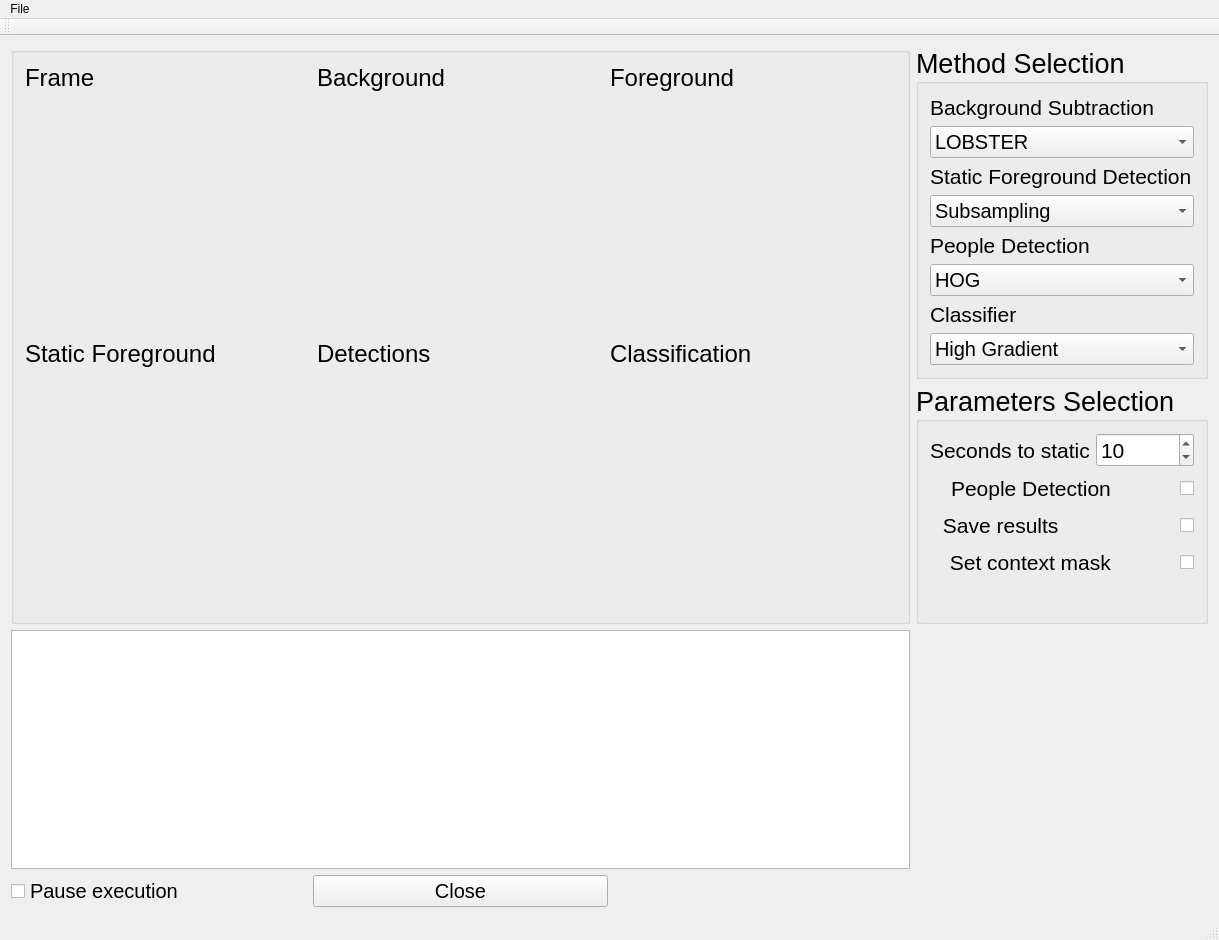
<?xml version="1.0" encoding="UTF-8"?>
<ui version="4.0">
 <class>MainWindow</class>
 <widget class="QMainWindow" name="MainWindow">
  <property name="geometry">
   <rect>
    <x>0</x>
    <y>0</y>
    <width>1219</width>
    <height>940</height>
   </rect>
  </property>
  <property name="windowTitle">
   <string>System</string>
  </property>
  <widget class="QWidget" name="centralWidget">
   <layout class="QGridLayout" name="gridLayout">
    <item row="0" column="0" rowspan="2" colspan="3">
     <widget class="QGroupBox" name="groupBox">
      <property name="sizePolicy">
       <sizepolicy hsizetype="Expanding" vsizetype="Expanding">
        <horstretch>0</horstretch>
        <verstretch>0</verstretch>
       </sizepolicy>
      </property>
      <property name="minimumSize">
       <size>
        <width>0</width>
        <height>500</height>
       </size>
      </property>
      <property name="title">
       <string/>
      </property>
      <layout class="QGridLayout" name="gridLayout_2">
       <item row="1" column="0">
        <widget class="ImageWidget" name="widgetFrame" native="true">
         <property name="sizePolicy">
          <sizepolicy hsizetype="Expanding" vsizetype="Expanding">
           <horstretch>1</horstretch>
           <verstretch>1</verstretch>
          </sizepolicy>
         </property>
         <property name="font">
          <font>
           <weight>50</weight>
           <bold>false</bold>
          </font>
         </property>
         <layout class="QGridLayout" name="gridLayout_8" rowstretch="0" columnstretch="0"/>
        </widget>
       </item>
       <item row="3" column="2">
        <widget class="ImageWidget" name="widgetClassification" native="true">
         <property name="sizePolicy">
          <sizepolicy hsizetype="Expanding" vsizetype="Expanding">
           <horstretch>1</horstretch>
           <verstretch>1</verstretch>
          </sizepolicy>
         </property>
         <property name="font">
          <font>
           <weight>50</weight>
           <bold>false</bold>
          </font>
         </property>
         <layout class="QGridLayout" name="gridLayout_3" rowstretch="0" columnstretch="0"/>
        </widget>
       </item>
       <item row="3" column="0">
        <widget class="ImageWidget" name="widgetStaticForeground" native="true">
         <property name="sizePolicy">
          <sizepolicy hsizetype="Expanding" vsizetype="Expanding">
           <horstretch>1</horstretch>
           <verstretch>1</verstretch>
          </sizepolicy>
         </property>
         <property name="font">
          <font>
           <weight>50</weight>
           <bold>false</bold>
          </font>
         </property>
         <layout class="QGridLayout" name="gridLayout_5" rowstretch="0" columnstretch="0"/>
        </widget>
       </item>
       <item row="1" column="2">
        <widget class="ImageWidget" name="widgetForeground" native="true">
         <property name="sizePolicy">
          <sizepolicy hsizetype="Expanding" vsizetype="Expanding">
           <horstretch>1</horstretch>
           <verstretch>1</verstretch>
          </sizepolicy>
         </property>
         <layout class="QGridLayout" name="gridLayout_6" rowstretch="0" columnstretch="0"/>
        </widget>
       </item>
       <item row="1" column="1">
        <widget class="ImageWidget" name="widgetBackground" native="true">
         <property name="sizePolicy">
          <sizepolicy hsizetype="Expanding" vsizetype="Expanding">
           <horstretch>1</horstretch>
           <verstretch>1</verstretch>
          </sizepolicy>
         </property>
         <layout class="QGridLayout" name="gridLayout_7" rowstretch="0" columnstretch="0"/>
        </widget>
       </item>
       <item row="3" column="1">
        <widget class="ImageWidget" name="widgetPeopleDetection" native="true">
         <property name="sizePolicy">
          <sizepolicy hsizetype="Expanding" vsizetype="Expanding">
           <horstretch>1</horstretch>
           <verstretch>1</verstretch>
          </sizepolicy>
         </property>
         <property name="font">
          <font>
           <weight>50</weight>
           <bold>false</bold>
          </font>
         </property>
         <layout class="QGridLayout" name="gridLayout_4" rowstretch="0" columnstretch="0"/>
        </widget>
       </item>
       <item row="2" column="0">
        <widget class="QLabel" name="label_4">
         <property name="sizePolicy">
          <sizepolicy hsizetype="MinimumExpanding" vsizetype="Fixed">
           <horstretch>0</horstretch>
           <verstretch>0</verstretch>
          </sizepolicy>
         </property>
         <property name="font">
          <font>
           <pointsize>18</pointsize>
          </font>
         </property>
         <property name="text">
          <string>Static Foreground</string>
         </property>
        </widget>
       </item>
       <item row="2" column="1">
        <widget class="QLabel" name="label_9">
         <property name="sizePolicy">
          <sizepolicy hsizetype="MinimumExpanding" vsizetype="Fixed">
           <horstretch>0</horstretch>
           <verstretch>0</verstretch>
          </sizepolicy>
         </property>
         <property name="font">
          <font>
           <pointsize>18</pointsize>
          </font>
         </property>
         <property name="text">
          <string>Detections</string>
         </property>
        </widget>
       </item>
       <item row="2" column="2">
        <widget class="QLabel" name="label_10">
         <property name="sizePolicy">
          <sizepolicy hsizetype="MinimumExpanding" vsizetype="Fixed">
           <horstretch>0</horstretch>
           <verstretch>0</verstretch>
          </sizepolicy>
         </property>
         <property name="font">
          <font>
           <pointsize>18</pointsize>
          </font>
         </property>
         <property name="text">
          <string>Classification</string>
         </property>
        </widget>
       </item>
       <item row="0" column="0">
        <widget class="QLabel" name="label">
         <property name="sizePolicy">
          <sizepolicy hsizetype="MinimumExpanding" vsizetype="Fixed">
           <horstretch>0</horstretch>
           <verstretch>0</verstretch>
          </sizepolicy>
         </property>
         <property name="font">
          <font>
           <pointsize>18</pointsize>
          </font>
         </property>
         <property name="text">
          <string>Frame</string>
         </property>
        </widget>
       </item>
       <item row="0" column="1">
        <widget class="QLabel" name="label_2">
         <property name="sizePolicy">
          <sizepolicy hsizetype="MinimumExpanding" vsizetype="Minimum">
           <horstretch>0</horstretch>
           <verstretch>0</verstretch>
          </sizepolicy>
         </property>
         <property name="font">
          <font>
           <pointsize>18</pointsize>
           <weight>50</weight>
           <italic>false</italic>
           <bold>false</bold>
           <strikeout>false</strikeout>
           <kerning>true</kerning>
          </font>
         </property>
         <property name="text">
          <string>Background</string>
         </property>
        </widget>
       </item>
       <item row="0" column="2">
        <widget class="QLabel" name="label_3">
         <property name="sizePolicy">
          <sizepolicy hsizetype="MinimumExpanding" vsizetype="Minimum">
           <horstretch>0</horstretch>
           <verstretch>0</verstretch>
          </sizepolicy>
         </property>
         <property name="font">
          <font>
           <pointsize>18</pointsize>
           <weight>50</weight>
           <italic>false</italic>
           <bold>false</bold>
           <strikeout>false</strikeout>
           <kerning>true</kerning>
          </font>
         </property>
         <property name="text">
          <string>Foreground</string>
         </property>
        </widget>
       </item>
      </layout>
      <zorder>widgetFrame</zorder>
      <zorder>widgetBackground</zorder>
      <zorder>label</zorder>
      <zorder>label_2</zorder>
      <zorder>widgetForeground</zorder>
      <zorder>label_3</zorder>
      <zorder>widgetStaticForeground</zorder>
      <zorder>label_4</zorder>
      <zorder>label_9</zorder>
      <zorder>widgetPeopleDetection</zorder>
      <zorder>label_10</zorder>
      <zorder>widgetClassification</zorder>
     </widget>
    </item>
    <item row="2" column="0" colspan="3">
     <widget class="QTextBrowser" name="textBrowser">
      <property name="sizePolicy">
       <sizepolicy hsizetype="Expanding" vsizetype="MinimumExpanding">
        <horstretch>0</horstretch>
        <verstretch>0</verstretch>
       </sizepolicy>
      </property>
     </widget>
    </item>
    <item row="4" column="1">
     <widget class="QPushButton" name="pushButtonClose">
      <property name="font">
       <font>
        <pointsize>15</pointsize>
       </font>
      </property>
      <property name="text">
       <string>Close</string>
      </property>
     </widget>
    </item>
    <item row="0" column="3">
     <widget class="QGroupBox" name="groupBox_2">
      <property name="font">
       <font>
        <pointsize>20</pointsize>
       </font>
      </property>
      <property name="title">
       <string>Method Selection</string>
      </property>
      <layout class="QVBoxLayout" name="verticalLayout_2">
       <item>
        <widget class="QLabel" name="label_5">
         <property name="font">
          <font>
           <pointsize>16</pointsize>
          </font>
         </property>
         <property name="text">
          <string>Background Subtraction</string>
         </property>
        </widget>
       </item>
       <item>
        <widget class="QComboBox" name="comboBoxBKG">
         <property name="font">
          <font>
           <pointsize>15</pointsize>
          </font>
         </property>
         <item>
          <property name="text">
           <string>LOBSTER</string>
          </property>
         </item>
         <item>
          <property name="text">
           <string>PAWCS</string>
          </property>
         </item>
         <item>
          <property name="text">
           <string>MOG2</string>
          </property>
         </item>
         <item>
          <property name="text">
           <string>KNN</string>
          </property>
         </item>
         <item>
          <property name="text">
           <string>IMBS</string>
          </property>
         </item>
        </widget>
       </item>
       <item>
        <widget class="QLabel" name="label_6">
         <property name="font">
          <font>
           <pointsize>16</pointsize>
          </font>
         </property>
         <property name="text">
          <string>Static Foreground Detection</string>
         </property>
        </widget>
       </item>
       <item>
        <widget class="QComboBox" name="comboBoxSFGD">
         <property name="font">
          <font>
           <pointsize>15</pointsize>
          </font>
         </property>
         <item>
          <property name="text">
           <string>Subsampling</string>
          </property>
         </item>
         <item>
          <property name="text">
           <string>Accumulative Mask</string>
          </property>
         </item>
        </widget>
       </item>
       <item>
        <widget class="QLabel" name="label_7">
         <property name="font">
          <font>
           <pointsize>16</pointsize>
          </font>
         </property>
         <property name="text">
          <string>People Detection</string>
         </property>
        </widget>
       </item>
       <item>
        <widget class="QComboBox" name="comboBoxPD">
         <property name="font">
          <font>
           <pointsize>15</pointsize>
          </font>
         </property>
         <item>
          <property name="text">
           <string>HOG</string>
          </property>
         </item>
         <item>
          <property name="text">
           <string>DPM</string>
          </property>
         </item>
         <item>
          <property name="text">
           <string>Haar Upper Body</string>
          </property>
         </item>
         <item>
          <property name="text">
           <string>Haar Frontal Face</string>
          </property>
         </item>
         <item>
          <property name="text">
           <string>Haar Full Body</string>
          </property>
         </item>
        </widget>
       </item>
       <item>
        <widget class="QLabel" name="label_8">
         <property name="font">
          <font>
           <pointsize>16</pointsize>
          </font>
         </property>
         <property name="text">
          <string>Classifier</string>
         </property>
        </widget>
       </item>
       <item>
        <widget class="QComboBox" name="comboBoxClassifier">
         <property name="font">
          <font>
           <pointsize>15</pointsize>
          </font>
         </property>
         <item>
          <property name="text">
           <string>High Gradient</string>
          </property>
         </item>
         <item>
          <property name="text">
           <string>Histogram</string>
          </property>
         </item>
        </widget>
       </item>
      </layout>
      <zorder>comboBoxBKG</zorder>
      <zorder>comboBoxSFGD</zorder>
      <zorder>label_6</zorder>
      <zorder>label_5</zorder>
      <zorder>comboBoxPD</zorder>
      <zorder>comboBoxClassifier</zorder>
      <zorder>label_8</zorder>
      <zorder>label_7</zorder>
     </widget>
    </item>
    <item row="4" column="0">
     <widget class="QCheckBox" name="PauseButton">
      <property name="enabled">
       <bool>true</bool>
      </property>
      <property name="font">
       <font>
        <pointsize>15</pointsize>
       </font>
      </property>
      <property name="text">
       <string>Pause execution</string>
      </property>
      <property name="checked">
       <bool>false</bool>
      </property>
     </widget>
    </item>
    <item row="1" column="3">
     <widget class="QGroupBox" name="groupBox_3">
      <property name="sizePolicy">
       <sizepolicy hsizetype="Maximum" vsizetype="MinimumExpanding">
        <horstretch>0</horstretch>
        <verstretch>0</verstretch>
       </sizepolicy>
      </property>
      <property name="font">
       <font>
        <pointsize>20</pointsize>
       </font>
      </property>
      <property name="title">
       <string>Parameters Selection</string>
      </property>
      <layout class="QFormLayout" name="formLayout">
       <item row="0" column="1">
        <widget class="QSpinBox" name="spinBoxSecs">
         <property name="font">
          <font>
           <pointsize>16</pointsize>
          </font>
         </property>
         <property name="maximum">
          <number>20</number>
         </property>
         <property name="value">
          <number>10</number>
         </property>
        </widget>
       </item>
       <item row="0" column="0">
        <widget class="QLabel" name="label_15">
         <property name="font">
          <font>
           <pointsize>16</pointsize>
          </font>
         </property>
         <property name="text">
          <string>Seconds to static</string>
         </property>
        </widget>
       </item>
       <item row="1" column="0" colspan="2">
        <widget class="QCheckBox" name="PeopleDetectionButton">
         <property name="sizePolicy">
          <sizepolicy hsizetype="Preferred" vsizetype="Fixed">
           <horstretch>0</horstretch>
           <verstretch>0</verstretch>
          </sizepolicy>
         </property>
         <property name="font">
          <font>
           <pointsize>16</pointsize>
          </font>
         </property>
         <property name="layoutDirection">
          <enum>Qt::RightToLeft</enum>
         </property>
         <property name="text">
          <string>People Detection           </string>
         </property>
        </widget>
       </item>
       <item row="2" column="0" colspan="2">
        <widget class="QCheckBox" name="SaveResultsButton">
         <property name="sizePolicy">
          <sizepolicy hsizetype="Preferred" vsizetype="Fixed">
           <horstretch>0</horstretch>
           <verstretch>0</verstretch>
          </sizepolicy>
         </property>
         <property name="font">
          <font>
           <pointsize>16</pointsize>
          </font>
         </property>
         <property name="layoutDirection">
          <enum>Qt::RightToLeft</enum>
         </property>
         <property name="text">
          <string>Save results                    </string>
         </property>
        </widget>
       </item>
       <item row="3" column="0" colspan="2">
        <widget class="QCheckBox" name="ContextMaskButton">
         <property name="sizePolicy">
          <sizepolicy hsizetype="Preferred" vsizetype="Fixed">
           <horstretch>0</horstretch>
           <verstretch>0</verstretch>
          </sizepolicy>
         </property>
         <property name="font">
          <font>
           <pointsize>16</pointsize>
          </font>
         </property>
         <property name="layoutDirection">
          <enum>Qt::RightToLeft</enum>
         </property>
         <property name="text">
          <string>Set context mask           </string>
         </property>
        </widget>
       </item>
      </layout>
     </widget>
    </item>
   </layout>
   <zorder>groupBox_2</zorder>
   <zorder>PauseButton</zorder>
   <zorder>pushButtonClose</zorder>
   <zorder>textBrowser</zorder>
   <zorder>groupBox</zorder>
   <zorder>groupBox_3</zorder>
  </widget>
  <widget class="QMenuBar" name="menuBar">
   <property name="geometry">
    <rect>
     <x>0</x>
     <y>0</y>
     <width>1219</width>
     <height>22</height>
    </rect>
   </property>
   <widget class="QMenu" name="menuFile">
    <property name="title">
     <string>File</string>
    </property>
    <addaction name="actionOpen"/>
   </widget>
   <addaction name="menuFile"/>
  </widget>
  <widget class="QToolBar" name="mainToolBar">
   <attribute name="toolBarArea">
    <enum>TopToolBarArea</enum>
   </attribute>
   <attribute name="toolBarBreak">
    <bool>false</bool>
   </attribute>
  </widget>
  <widget class="QStatusBar" name="statusBar"/>
  <action name="actionOpen">
   <property name="text">
    <string>Open</string>
   </property>
  </action>
 </widget>
 <layoutdefault spacing="6" margin="11"/>
 <customwidgets>
  <customwidget>
   <class>ImageWidget</class>
   <extends>QWidget</extends>
   <header location="global">imagewidget.h</header>
   <container>1</container>
  </customwidget>
 </customwidgets>
 <resources/>
 <connections>
  <connection>
   <sender>pushButtonClose</sender>
   <signal>clicked()</signal>
   <receiver>MainWindow</receiver>
   <slot>close()</slot>
   <hints>
    <hint type="sourcelabel">
     <x>226</x>
     <y>707</y>
    </hint>
    <hint type="destinationlabel">
     <x>548</x>
     <y>375</y>
    </hint>
   </hints>
  </connection>
 </connections>
</ui>
